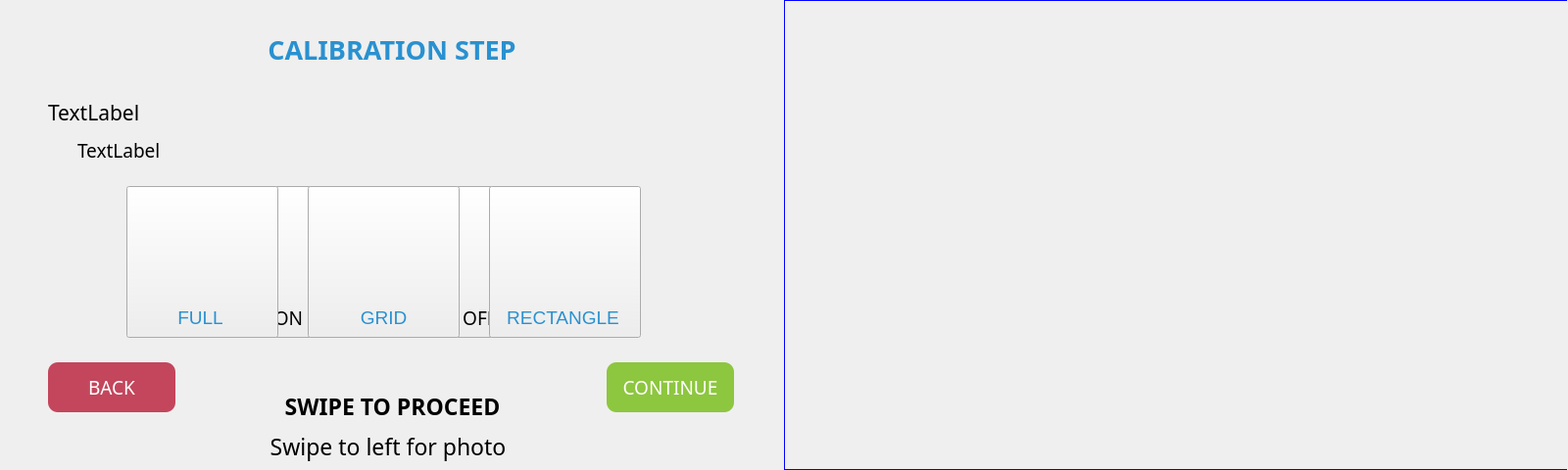
   <widget class="QWidget" name="manual_menu_widget" native="true">
    <property name="geometry">
     <rect>
      <x>12000</x>
      <y>0</y>
      <width>1600</width>
      <height>480</height>
     </rect>
    </property>
    <widget class="QWidget" name="menu_widget" native="true">
     <property name="geometry">
      <rect>
       <x>0</x>
       <y>0</y>
       <width>800</width>
       <height>85</height>
      </rect>
     </property>
     <property name="font">
      <font>
       <family>Proxima Nova</family>
      </font>
     </property>
     <widget class="QLabel" name="title_label_1">
      <property name="geometry">
       <rect>
        <x>100</x>
        <y>30</y>
        <width>600</width>
        <height>41</height>
       </rect>
      </property>
      <property name="font">
       <font>
        <family>Proxima Nova</family>
        <pointsize>20</pointsize>
        <weight>75</weight>
        <bold>true</bold>
       </font>
      </property>
      <property name="styleSheet">
       <string notr="true">color: rgb(41, 145, 208);</string>
      </property>
      <property name="text">
       <string>CALIBRATION STEP</string>
      </property>
      <property name="alignment">
       <set>Qt::AlignCenter</set>
      </property>
     </widget>
     <widget class="QPushButton" name="manual_exit_button">
      <property name="geometry">
       <rect>
        <x>0</x>
        <y>10</y>
        <width>80</width>
        <height>80</height>
       </rect>
      </property>
      <property name="font">
       <font>
        <family>Proxima Nova</family>
       </font>
      </property>
      <property name="focusPolicy">
       <enum>Qt::NoFocus</enum>
      </property>
      <property name="styleSheet">
       <string notr="true"/>
      </property>
      <property name="text">
       <string/>
      </property>
      <property name="icon">
       <iconset>
        <normaloff>:/icons/Icons (Resized)/Back Button/back button-blue.png</normaloff>:/icons/Icons (Resized)/Back Button/back button-blue.png</iconset>
      </property>
      <property name="iconSize">
       <size>
        <width>45</width>
        <height>45</height>
       </size>
      </property>
      <property name="flat">
       <bool>true</bool>
      </property>
     </widget>
    </widget>
    <widget class="QWidget" name="image_widget" native="true">
     <property name="geometry">
      <rect>
       <x>0</x>
       <y>0</y>
       <width>1600</width>
       <height>480</height>
      </rect>
     </property>
     <property name="font">
      <font>
       <family>Proxima Nova</family>
      </font>
     </property>
     <widget class="QWidget" name="drag_widget" native="true">
      <property name="geometry">
       <rect>
        <x>-1</x>
        <y>0</y>
        <width>1600</width>
        <height>960</height>
       </rect>
      </property>
      <property name="font">
       <font>
        <family>Proxima Nova</family>
       </font>
      </property>
      <widget class="QPushButton" name="manual_back_button">
       <property name="geometry">
        <rect>
         <x>50</x>
         <y>370</y>
         <width>130</width>
         <height>51</height>
        </rect>
       </property>
       <property name="font">
        <font>
         <family>Proxima Nova</family>
         <pointsize>14</pointsize>
         <weight>50</weight>
         <bold>false</bold>
        </font>
       </property>
       <property name="focusPolicy">
        <enum>Qt::NoFocus</enum>
       </property>
       <property name="styleSheet">
        <string notr="true">QPushButton{
border-radius: 10px;
background-color: rgb(195, 70, 92);
color: rgb(255, 255, 255);
}
</string>
       </property>
       <property name="text">
        <string>BACK</string>
       </property>
      </widget>
      <widget class="QPushButton" name="manual_continue_button">
       <property name="geometry">
        <rect>
         <x>620</x>
         <y>370</y>
         <width>130</width>
         <height>51</height>
        </rect>
       </property>
       <property name="font">
        <font>
         <family>Proxima Nova</family>
         <pointsize>14</pointsize>
        </font>
       </property>
       <property name="focusPolicy">
        <enum>Qt::NoFocus</enum>
       </property>
       <property name="styleSheet">
        <string notr="true">QPushButton{
border-radius: 10px;
background-color: rgb(141, 198, 63); 
color: rgb(255, 255, 255);
}
</string>
       </property>
       <property name="text">
        <string>CONTINUE</string>
       </property>
      </widget>
      <widget class="QWidget" name="pic_widget" native="true">
       <property name="geometry">
        <rect>
         <x>801</x>
         <y>0</y>
         <width>800</width>
         <height>480</height>
        </rect>
       </property>
       <property name="font">
        <font>
         <family>Proxima Nova</family>
        </font>
       </property>
       <property name="styleSheet">
        <string notr="true">border: 1px solid blue;</string>
       </property>
      </widget>
      <widget class="QLabel" name="manual_header_label">
       <property name="geometry">
        <rect>
         <x>50</x>
         <y>100</y>
         <width>701</width>
         <height>271</height>
        </rect>
       </property>
       <property name="font">
        <font>
         <family>Proxima Nova</family>
         <pointsize>16</pointsize>
        </font>
       </property>
       <property name="text">
        <string>TextLabel</string>
       </property>
       <property name="alignment">
        <set>Qt::AlignLeading|Qt::AlignLeft|Qt::AlignTop</set>
       </property>
      </widget>
      <widget class="QLabel" name="manual_body_label">
       <property name="geometry">
        <rect>
         <x>80</x>
         <y>140</y>
         <width>671</width>
         <height>231</height>
        </rect>
       </property>
       <property name="font">
        <font>
         <family>Proxima Nova</family>
         <pointsize>14</pointsize>
        </font>
       </property>
       <property name="text">
        <string>TextLabel</string>
       </property>
       <property name="alignment">
        <set>Qt::AlignLeading|Qt::AlignLeft|Qt::AlignTop</set>
       </property>
      </widget>
      <widget class="QLabel" name="swipe_lbl">
       <property name="geometry">
        <rect>
         <x>200</x>
         <y>440</y>
         <width>400</width>
         <height>31</height>
        </rect>
       </property>
       <property name="font">
        <font>
         <family>Proxima Nova</family>
         <pointsize>17</pointsize>
        </font>
       </property>
       <property name="layoutDirection">
        <enum>Qt::LeftToRight</enum>
       </property>
       <property name="styleSheet">
        <string notr="true">border-image: url(:/build/resources/images/Swipe Icon/swipe_area.png);
border-radius: 10px 0px 10px 0px;</string>
       </property>
       <property name="text">
        <string>Swipe to left for photo </string>
       </property>
       <property name="alignment">
        <set>Qt::AlignCenter</set>
       </property>
      </widget>
      <widget class="QWidget" name="manual_widget_group_1" native="true">
       <property name="geometry">
        <rect>
         <x>120</x>
         <y>170</y>
         <width>561</width>
         <height>201</height>
        </rect>
       </property>
       <widget class="QLabel" name="button1_lbl">
        <property name="geometry">
         <rect>
          <x>195</x>
          <y>144</y>
          <width>151</width>
          <height>20</height>
         </rect>
        </property>
        <property name="font">
         <font>
          <family>Ubuntu</family>
          <pointsize>14</pointsize>
          <weight>50</weight>
          <bold>false</bold>
         </font>
        </property>
        <property name="text">
         <string>UP</string>
        </property>
        <property name="alignment">
         <set>Qt::AlignCenter</set>
        </property>
       </widget>
       <widget class="QPushButton" name="button1_on">
        <property name="geometry">
         <rect>
          <x>195</x>
          <y>20</y>
          <width>155</width>
          <height>155</height>
         </rect>
        </property>
        <property name="font">
         <font>
          <family>Ubuntu</family>
          <pointsize>60</pointsize>
          <weight>50</weight>
          <bold>false</bold>
         </font>
        </property>
        <property name="focusPolicy">
         <enum>Qt::NoFocus</enum>
        </property>
        <property name="layoutDirection">
         <enum>Qt::LeftToRight</enum>
        </property>
        <property name="styleSheet">
         <string notr="true"/>
        </property>
        <property name="text">
         <string/>
        </property>
        <property name="icon">
         <iconset>
          <normaloff>:/icons/Icons (Resized)/Blue and Green Theme/upWhite.png</normaloff>:/icons/Icons (Resized)/Blue and Green Theme/upWhite.png</iconset>
        </property>
        <property name="iconSize">
         <size>
          <width>100</width>
          <height>100</height>
         </size>
        </property>
       </widget>
       <zorder>button1_on</zorder>
       <zorder>button1_lbl</zorder>
      </widget>
      <widget class="QWidget" name="manual_widget_group_2" native="true">
       <property name="geometry">
        <rect>
         <x>120</x>
         <y>170</y>
         <width>561</width>
         <height>201</height>
        </rect>
       </property>
       <widget class="QPushButton" name="button2_off">
        <property name="geometry">
         <rect>
          <x>290</x>
          <y>20</y>
          <width>155</width>
          <height>155</height>
         </rect>
        </property>
        <property name="font">
         <font>
          <family>Proxima Nova</family>
          <weight>50</weight>
          <bold>false</bold>
         </font>
        </property>
        <property name="focusPolicy">
         <enum>Qt::NoFocus</enum>
        </property>
        <property name="text">
         <string/>
        </property>
        <property name="icon">
         <iconset resource="Resources.qrc">
          <normaloff>:/build/resources/images/White Icon/fanOff.png</normaloff>:/build/resources/images/White Icon/fanOff.png</iconset>
        </property>
        <property name="iconSize">
         <size>
          <width>100</width>
          <height>100</height>
         </size>
        </property>
       </widget>
       <widget class="QLabel" name="label_37">
        <property name="geometry">
         <rect>
          <x>295</x>
          <y>144</y>
          <width>151</width>
          <height>20</height>
         </rect>
        </property>
        <property name="font">
         <font>
          <family>Proxima Nova</family>
          <pointsize>14</pointsize>
          <weight>50</weight>
          <bold>false</bold>
         </font>
        </property>
        <property name="text">
         <string>OFF</string>
        </property>
        <property name="alignment">
         <set>Qt::AlignCenter</set>
        </property>
       </widget>
       <widget class="QLabel" name="label_38">
        <property name="geometry">
         <rect>
          <x>100</x>
          <y>144</y>
          <width>151</width>
          <height>20</height>
         </rect>
        </property>
        <property name="font">
         <font>
          <family>Proxima Nova</family>
          <pointsize>14</pointsize>
          <weight>50</weight>
          <bold>false</bold>
         </font>
        </property>
        <property name="text">
         <string>ON</string>
        </property>
        <property name="alignment">
         <set>Qt::AlignCenter</set>
        </property>
       </widget>
       <widget class="QPushButton" name="button2_on">
        <property name="geometry">
         <rect>
          <x>100</x>
          <y>20</y>
          <width>155</width>
          <height>155</height>
         </rect>
        </property>
        <property name="font">
         <font>
          <family>Proxima Nova</family>
          <weight>50</weight>
          <bold>false</bold>
         </font>
        </property>
        <property name="focusPolicy">
         <enum>Qt::NoFocus</enum>
        </property>
        <property name="text">
         <string/>
        </property>
        <property name="icon">
         <iconset resource="Resources.qrc">
          <normaloff>:/build/resources/images/White Icon/fanOn.png</normaloff>:/build/resources/images/White Icon/fanOn.png</iconset>
        </property>
        <property name="iconSize">
         <size>
          <width>100</width>
          <height>100</height>
         </size>
        </property>
       </widget>
       <zorder>button2_off</zorder>
       <zorder>label_37</zorder>
       <zorder>button2_on</zorder>
       <zorder>label_38</zorder>
      </widget>
      <widget class="QWidget" name="manual_widget_group_3" native="true">
       <property name="geometry">
        <rect>
         <x>120</x>
         <y>170</y>
         <width>561</width>
         <height>201</height>
        </rect>
       </property>
       <widget class="QPushButton" name="pattern03_button">
        <property name="geometry">
         <rect>
          <x>380</x>
          <y>20</y>
          <width>155</width>
          <height>155</height>
         </rect>
        </property>
        <property name="font">
         <font>
          <family>Ubuntu</family>
          <weight>50</weight>
          <bold>false</bold>
         </font>
        </property>
        <property name="focusPolicy">
         <enum>Qt::NoFocus</enum>
        </property>
        <property name="styleSheet">
         <string notr="true">color: #FFFFFF;

</string>
        </property>
        <property name="text">
         <string/>
        </property>
        <property name="icon">
         <iconset resource="Resources.qrc">
          <normaloff>:/build/resources/images/White Icon/rectangleWhite.png</normaloff>:/build/resources/images/White Icon/rectangleWhite.png</iconset>
        </property>
        <property name="iconSize">
         <size>
          <width>120</width>
          <height>120</height>
         </size>
        </property>
       </widget>
       <widget class="QLabel" name="label_39">
        <property name="geometry">
         <rect>
          <x>197</x>
          <y>144</y>
          <width>151</width>
          <height>21</height>
         </rect>
        </property>
        <property name="font">
         <font>
          <family>Ubuntu</family>
          <pointsize>14</pointsize>
          <weight>50</weight>
          <bold>false</bold>
         </font>
        </property>
        <property name="styleSheet">
         <string notr="true">color: rgb(41, 145, 208);</string>
        </property>
        <property name="text">
         <string>GRID</string>
        </property>
        <property name="alignment">
         <set>Qt::AlignCenter</set>
        </property>
       </widget>
       <widget class="QLabel" name="label_21">
        <property name="geometry">
         <rect>
          <x>380</x>
          <y>144</y>
          <width>151</width>
          <height>21</height>
         </rect>
        </property>
        <property name="font">
         <font>
          <family>Ubuntu</family>
          <pointsize>14</pointsize>
          <weight>50</weight>
          <bold>false</bold>
         </font>
        </property>
        <property name="styleSheet">
         <string notr="true">color: rgb(41, 145, 208);</string>
        </property>
        <property name="text">
         <string>RECTANGLE</string>
        </property>
        <property name="alignment">
         <set>Qt::AlignCenter</set>
        </property>
       </widget>
       <widget class="QLabel" name="label_4">
        <property name="geometry">
         <rect>
          <x>10</x>
          <y>144</y>
          <width>151</width>
          <height>21</height>
         </rect>
        </property>
        <property name="font">
         <font>
          <family>Ubuntu</family>
          <pointsize>14</pointsize>
          <weight>50</weight>
          <bold>false</bold>
         </font>
        </property>
        <property name="styleSheet">
         <string notr="true">color: rgb(41, 145, 208);</string>
        </property>
        <property name="text">
         <string>FULL</string>
        </property>
        <property name="alignment">
         <set>Qt::AlignCenter</set>
        </property>
       </widget>
       <widget class="QPushButton" name="pattern02_button">
        <property name="geometry">
         <rect>
          <x>195</x>
          <y>20</y>
          <width>155</width>
          <height>155</height>
         </rect>
        </property>
        <property name="font">
         <font>
          <family>Ubuntu</family>
          <weight>50</weight>
          <bold>false</bold>
         </font>
        </property>
        <property name="focusPolicy">
         <enum>Qt::NoFocus</enum>
        </property>
        <property name="styleSheet">
         <string notr="true">color: #FFFFFF;</string>
        </property>
        <property name="text">
         <string/>
        </property>
        <property name="icon">
         <iconset resource="Resources.qrc">
          <normaloff>:/build/resources/images/White Icon/squareWhite.png</normaloff>:/build/resources/images/White Icon/squareWhite.png</iconset>
        </property>
        <property name="iconSize">
         <size>
          <width>120</width>
          <height>120</height>
         </size>
        </property>
       </widget>
       <widget class="QPushButton" name="pattern01_button">
        <property name="geometry">
         <rect>
          <x>10</x>
          <y>20</y>
          <width>155</width>
          <height>155</height>
         </rect>
        </property>
        <property name="font">
         <font>
          <family>Ubuntu</family>
          <weight>50</weight>
          <bold>false</bold>
         </font>
        </property>
        <property name="focusPolicy">
         <enum>Qt::NoFocus</enum>
        </property>
        <property name="styleSheet">
         <string notr="true">color: #FFFFFF;
</string>
        </property>
        <property name="text">
         <string/>
        </property>
        <property name="icon">
         <iconset resource="Resources.qrc">
          <normaloff>:/build/resources/images/White Icon/fillWhite.png</normaloff>:/build/resources/images/White Icon/fillWhite.png</iconset>
        </property>
        <property name="iconSize">
         <size>
          <width>120</width>
          <height>120</height>
         </size>
        </property>
       </widget>
       <zorder>pattern03_button</zorder>
       <zorder>label_21</zorder>
       <zorder>pattern02_button</zorder>
       <zorder>pattern01_button</zorder>
       <zorder>label_4</zorder>
       <zorder>label_39</zorder>
      </widget>
     </widget>
    </widget>
    <widget class="QWidget" name="frontpage" native="true">
     <property name="geometry">
      <rect>
       <x>0</x>
       <y>0</y>
       <width>800</width>
       <height>480</height>
      </rect>
     </property>
     <property name="font">
      <font>
       <family>Proxima Nova</family>
      </font>
     </property>
     <property name="styleSheet">
      <string notr="true"/>
     </property>
     <widget class="QLabel" name="swipe_lbl_2">
      <property name="geometry">
       <rect>
        <x>255</x>
        <y>380</y>
        <width>291</width>
        <height>70</height>
       </rect>
      </property>
      <property name="font">
       <font>
        <family>Proxima Nova</family>
        <pointsize>17</pointsize>
        <weight>75</weight>
        <bold>true</bold>
       </font>
      </property>
      <property name="layoutDirection">
       <enum>Qt::LeftToRight</enum>
      </property>
      <property name="styleSheet">
       <string notr="true">
border-radius: 10px 0px 10px 0px;</string>
      </property>
      <property name="text">
       <string>SWIPE TO PROCEED</string>
      </property>
      <property name="alignment">
       <set>Qt::AlignCenter</set>
      </property>
     </widget>
    </widget>
    <zorder>image_widget</zorder>
    <zorder>menu_widget</zorder>
    <zorder>frontpage</zorder>
   </widget>
